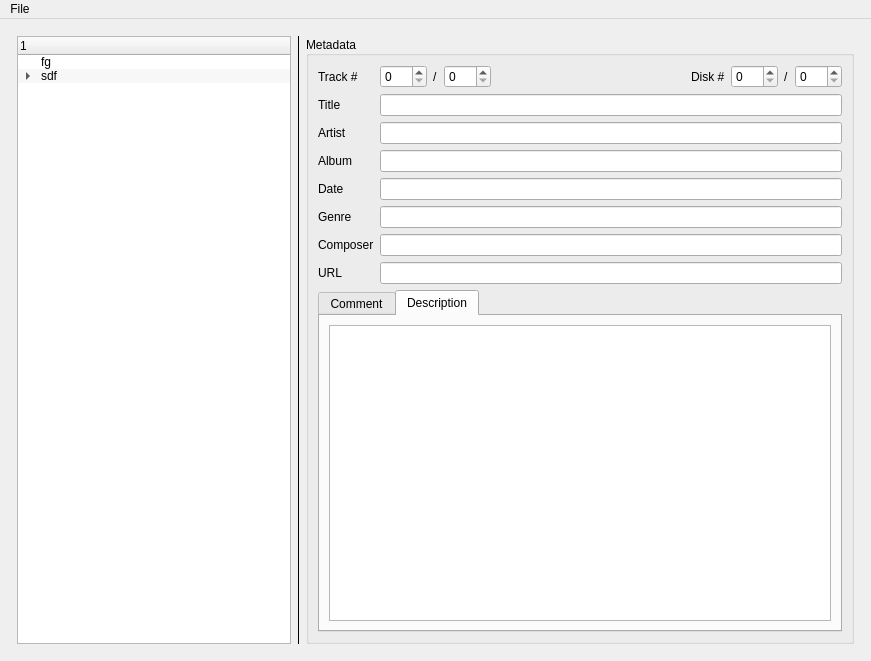
<?xml version="1.0" encoding="UTF-8"?>
<ui version="4.0">
 <class>MainWindow</class>
 <widget class="QMainWindow" name="MainWindow">
  <property name="geometry">
   <rect>
    <x>0</x>
    <y>0</y>
    <width>871</width>
    <height>661</height>
   </rect>
  </property>
  <property name="sizePolicy">
   <sizepolicy hsizetype="Ignored" vsizetype="Ignored">
    <horstretch>0</horstretch>
    <verstretch>0</verstretch>
   </sizepolicy>
  </property>
  <property name="focusPolicy">
   <enum>Qt::NoFocus</enum>
  </property>
  <property name="windowTitle">
   <string>MainWindow</string>
  </property>
  <widget class="QWidget" name="centralwidget">
   <property name="sizePolicy">
    <sizepolicy hsizetype="Ignored" vsizetype="Ignored">
     <horstretch>0</horstretch>
     <verstretch>0</verstretch>
    </sizepolicy>
   </property>
   <layout class="QGridLayout" name="gridLayout_4">
    <item row="0" column="0">
     <layout class="QHBoxLayout" name="horizontalLayout" stretch="5,0,10">
      <property name="sizeConstraint">
       <enum>QLayout::SetMaximumSize</enum>
      </property>
      <property name="leftMargin">
       <number>8</number>
      </property>
      <property name="topMargin">
       <number>8</number>
      </property>
      <property name="rightMargin">
       <number>8</number>
      </property>
      <property name="bottomMargin">
       <number>8</number>
      </property>
      <item>
       <widget class="QTreeWidget" name="fileTree">
        <property name="alternatingRowColors">
         <bool>true</bool>
        </property>
        <property name="selectionMode">
         <enum>QAbstractItemView::ExtendedSelection</enum>
        </property>
        <property name="verticalScrollMode">
         <enum>QAbstractItemView::ScrollPerPixel</enum>
        </property>
        <column>
         <property name="text">
          <string/>
         </property>
        </column>
        <item>
         <property name="text">
          <string>fg</string>
         </property>
        </item>
        <item>
         <property name="text">
          <string>sdf</string>
         </property>
         <property name="flags">
          <set>ItemIsDragEnabled|ItemIsDropEnabled|ItemIsUserCheckable|ItemIsEnabled</set>
         </property>
         <item>
          <property name="text">
           <string>sadf</string>
          </property>
          <item>
           <property name="text">
            <string>dsaf</string>
           </property>
           <item>
            <property name="text">
             <string>asdf</string>
            </property>
           </item>
           <item>
            <property name="text">
             <string>adsfasdf</string>
            </property>
           </item>
           <item>
            <property name="text">
             <string>sadf</string>
            </property>
           </item>
          </item>
         </item>
        </item>
       </widget>
      </item>
      <item>
       <widget class="Line" name="line">
        <property name="frameShadow">
         <enum>QFrame::Plain</enum>
        </property>
        <property name="lineWidth">
         <number>1</number>
        </property>
        <property name="midLineWidth">
         <number>0</number>
        </property>
        <property name="orientation">
         <enum>Qt::Vertical</enum>
        </property>
       </widget>
      </item>
      <item>
       <widget class="QGroupBox" name="groupBox">
        <property name="sizePolicy">
         <sizepolicy hsizetype="Expanding" vsizetype="Expanding">
          <horstretch>0</horstretch>
          <verstretch>0</verstretch>
         </sizepolicy>
        </property>
        <property name="title">
         <string>Metadata</string>
        </property>
        <property name="alignment">
         <set>Qt::AlignLeading|Qt::AlignLeft|Qt::AlignVCenter</set>
        </property>
        <property name="checkable">
         <bool>false</bool>
        </property>
        <layout class="QGridLayout" name="gridLayout_2">
         <item row="0" column="0">
          <layout class="QFormLayout" name="formLayout">
           <property name="sizeConstraint">
            <enum>QLayout::SetDefaultConstraint</enum>
           </property>
           <property name="fieldGrowthPolicy">
            <enum>QFormLayout::AllNonFixedFieldsGrow</enum>
           </property>
           <item row="0" column="0">
            <widget class="QLabel" name="label_10">
             <property name="text">
              <string>Track #</string>
             </property>
            </widget>
           </item>
           <item row="0" column="1">
            <layout class="QHBoxLayout" name="horizontalLayout_2">
             <item>
              <widget class="QSpinBox" name="trackNumberCurrent">
               <property name="sizePolicy">
                <sizepolicy hsizetype="Minimum" vsizetype="Fixed">
                 <horstretch>0</horstretch>
                 <verstretch>0</verstretch>
                </sizepolicy>
               </property>
               <property name="minimumSize">
                <size>
                 <width>45</width>
                 <height>0</height>
                </size>
               </property>
               <property name="wrapping">
                <bool>false</bool>
               </property>
               <property name="frame">
                <bool>true</bool>
               </property>
               <property name="maximum">
                <number>999</number>
               </property>
              </widget>
             </item>
             <item>
              <widget class="QLabel" name="label_12">
               <property name="text">
                <string>/</string>
               </property>
              </widget>
             </item>
             <item>
              <widget class="QSpinBox" name="trackNumberMaximum">
               <property name="minimumSize">
                <size>
                 <width>45</width>
                 <height>0</height>
                </size>
               </property>
               <property name="maximum">
                <number>999</number>
               </property>
              </widget>
             </item>
             <item>
              <spacer name="horizontalSpacer_2">
               <property name="orientation">
                <enum>Qt::Horizontal</enum>
               </property>
               <property name="sizeHint" stdset="0">
                <size>
                 <width>40</width>
                 <height>20</height>
                </size>
               </property>
              </spacer>
             </item>
             <item>
              <widget class="QLabel" name="label_11">
               <property name="text">
                <string>Disk #</string>
               </property>
              </widget>
             </item>
             <item>
              <widget class="QSpinBox" name="diskNumberCurrent">
               <property name="minimumSize">
                <size>
                 <width>45</width>
                 <height>0</height>
                </size>
               </property>
               <property name="maximum">
                <number>999</number>
               </property>
              </widget>
             </item>
             <item>
              <widget class="QLabel" name="label_13">
               <property name="text">
                <string>/</string>
               </property>
              </widget>
             </item>
             <item>
              <widget class="QSpinBox" name="diskNumberMaximum">
               <property name="minimumSize">
                <size>
                 <width>45</width>
                 <height>0</height>
                </size>
               </property>
               <property name="maximum">
                <number>999</number>
               </property>
              </widget>
             </item>
            </layout>
           </item>
           <item row="1" column="0">
            <widget class="QLabel" name="label">
             <property name="text">
              <string>Title</string>
             </property>
            </widget>
           </item>
           <item row="1" column="1">
            <widget class="QLineEdit" name="songTitle"/>
           </item>
           <item row="2" column="0">
            <widget class="QLabel" name="label_2">
             <property name="text">
              <string>Artist</string>
             </property>
            </widget>
           </item>
           <item row="2" column="1">
            <widget class="QLineEdit" name="songArtist"/>
           </item>
           <item row="3" column="0">
            <widget class="QLabel" name="label_3">
             <property name="text">
              <string>Album</string>
             </property>
            </widget>
           </item>
           <item row="3" column="1">
            <widget class="QLineEdit" name="songAlbum"/>
           </item>
           <item row="4" column="0">
            <widget class="QLabel" name="label_4">
             <property name="text">
              <string>Date</string>
             </property>
            </widget>
           </item>
           <item row="4" column="1">
            <widget class="QLineEdit" name="songDate">
             <property name="styleSheet">
              <string notr="true"/>
             </property>
             <property name="clearButtonEnabled">
              <bool>false</bool>
             </property>
            </widget>
           </item>
           <item row="5" column="0">
            <widget class="QLabel" name="label_5">
             <property name="text">
              <string>Genre</string>
             </property>
            </widget>
           </item>
           <item row="5" column="1">
            <widget class="QLineEdit" name="songGenre"/>
           </item>
           <item row="6" column="0">
            <widget class="QLabel" name="label_6">
             <property name="text">
              <string>Composer</string>
             </property>
            </widget>
           </item>
           <item row="6" column="1">
            <widget class="QLineEdit" name="songComposer"/>
           </item>
           <item row="7" column="0">
            <widget class="QLabel" name="label_7">
             <property name="text">
              <string>URL</string>
             </property>
            </widget>
           </item>
           <item row="7" column="1">
            <widget class="QLineEdit" name="songURL"/>
           </item>
          </layout>
         </item>
         <item row="1" column="0">
          <widget class="QTabWidget" name="tabWidget">
           <property name="currentIndex">
            <number>1</number>
           </property>
           <widget class="QWidget" name="tab">
            <attribute name="title">
             <string>Comment</string>
            </attribute>
            <layout class="QGridLayout" name="gridLayout">
             <item row="0" column="0">
              <widget class="QTextEdit" name="songComment"/>
             </item>
            </layout>
           </widget>
           <widget class="QWidget" name="tab_2">
            <attribute name="title">
             <string>Description</string>
            </attribute>
            <layout class="QGridLayout" name="gridLayout_3">
             <item row="0" column="0">
              <widget class="QTextEdit" name="songDescription"/>
             </item>
            </layout>
           </widget>
          </widget>
         </item>
        </layout>
       </widget>
      </item>
     </layout>
    </item>
   </layout>
  </widget>
  <widget class="QMenuBar" name="menubar">
   <property name="geometry">
    <rect>
     <x>0</x>
     <y>0</y>
     <width>871</width>
     <height>22</height>
    </rect>
   </property>
   <widget class="QMenu" name="menuFile">
    <property name="title">
     <string>File</string>
    </property>
    <addaction name="actionOpenFolder"/>
    <addaction name="actionSave"/>
   </widget>
   <addaction name="menuFile"/>
  </widget>
  <action name="actionOpenFolder">
   <property name="text">
    <string>Open Folder...</string>
   </property>
   <property name="shortcut">
    <string>Ctrl+O</string>
   </property>
   <property name="menuRole">
    <enum>QAction::TextHeuristicRole</enum>
   </property>
  </action>
  <action name="actionSave">
   <property name="text">
    <string>Save</string>
   </property>
   <property name="shortcut">
    <string>Ctrl+S</string>
   </property>
  </action>
 </widget>
 <resources/>
 <connections/>
</ui>
